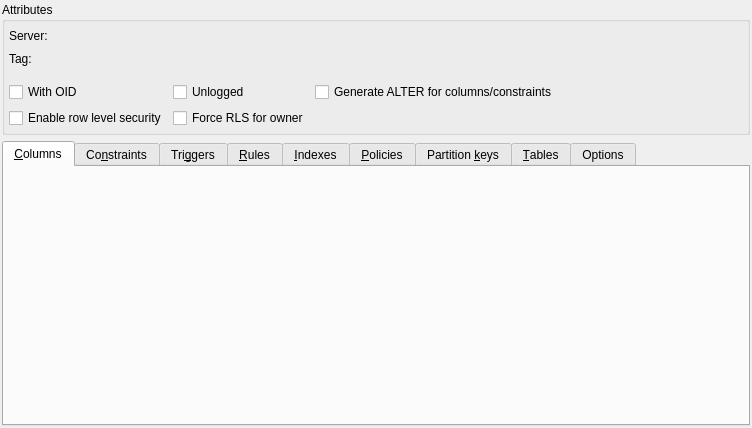
<?xml version="1.0" encoding="UTF-8"?>
<ui version="4.0">
 <class>TableWidget</class>
 <widget class="QWidget" name="TableWidget">
  <property name="geometry">
   <rect>
    <x>0</x>
    <y>0</y>
    <width>752</width>
    <height>428</height>
   </rect>
  </property>
  <property name="sizePolicy">
   <sizepolicy hsizetype="Preferred" vsizetype="Expanding">
    <horstretch>0</horstretch>
    <verstretch>0</verstretch>
   </sizepolicy>
  </property>
  <layout class="QGridLayout" name="table_grid">
   <property name="leftMargin">
    <number>2</number>
   </property>
   <property name="topMargin">
    <number>2</number>
   </property>
   <property name="rightMargin">
    <number>2</number>
   </property>
   <property name="bottomMargin">
    <number>2</number>
   </property>
   <property name="spacing">
    <number>6</number>
   </property>
   <item row="1" column="0" colspan="2">
    <widget class="QGroupBox" name="attributes_gb">
     <property name="title">
      <string>Attributes</string>
     </property>
     <layout class="QGridLayout" name="gridLayout_2">
      <property name="leftMargin">
       <number>4</number>
      </property>
      <property name="topMargin">
       <number>4</number>
      </property>
      <property name="rightMargin">
       <number>4</number>
      </property>
      <property name="bottomMargin">
       <number>4</number>
      </property>
      <item row="2" column="0" colspan="2">
       <layout class="QGridLayout" name="gridLayout">
        <property name="topMargin">
         <number>10</number>
        </property>
        <item row="0" column="1">
         <widget class="QCheckBox" name="unlogged_chk">
          <property name="sizePolicy">
           <sizepolicy hsizetype="Preferred" vsizetype="Fixed">
            <horstretch>0</horstretch>
            <verstretch>0</verstretch>
           </sizepolicy>
          </property>
          <property name="text">
           <string>Unlogged</string>
          </property>
         </widget>
        </item>
        <item row="0" column="0">
         <widget class="QCheckBox" name="with_oids_chk">
          <property name="sizePolicy">
           <sizepolicy hsizetype="Preferred" vsizetype="Fixed">
            <horstretch>0</horstretch>
            <verstretch>0</verstretch>
           </sizepolicy>
          </property>
          <property name="text">
           <string>With OID</string>
          </property>
          <property name="checked">
           <bool>false</bool>
          </property>
         </widget>
        </item>
        <item row="1" column="0">
         <widget class="QCheckBox" name="enable_rls_chk">
          <property name="sizePolicy">
           <sizepolicy hsizetype="Preferred" vsizetype="Fixed">
            <horstretch>0</horstretch>
            <verstretch>0</verstretch>
           </sizepolicy>
          </property>
          <property name="text">
           <string>Enable row level security</string>
          </property>
         </widget>
        </item>
        <item row="0" column="2">
         <widget class="QCheckBox" name="gen_alter_cmds_chk">
          <property name="sizePolicy">
           <sizepolicy hsizetype="Expanding" vsizetype="Fixed">
            <horstretch>0</horstretch>
            <verstretch>0</verstretch>
           </sizepolicy>
          </property>
          <property name="text">
           <string>Generate ALTER for columns/constraints</string>
          </property>
         </widget>
        </item>
        <item row="1" column="1">
         <widget class="QCheckBox" name="force_rls_chk">
          <property name="enabled">
           <bool>true</bool>
          </property>
          <property name="sizePolicy">
           <sizepolicy hsizetype="Preferred" vsizetype="Fixed">
            <horstretch>0</horstretch>
            <verstretch>0</verstretch>
           </sizepolicy>
          </property>
          <property name="text">
           <string>Force RLS for owner</string>
          </property>
         </widget>
        </item>
       </layout>
      </item>
      <item row="1" column="1">
       <widget class="QWidget" name="tag_sel_parent" native="true"/>
      </item>
      <item row="1" column="0">
       <widget class="QLabel" name="tag_lbl">
        <property name="sizePolicy">
         <sizepolicy hsizetype="Fixed" vsizetype="Preferred">
          <horstretch>0</horstretch>
          <verstretch>0</verstretch>
         </sizepolicy>
        </property>
        <property name="minimumSize">
         <size>
          <width>0</width>
          <height>0</height>
         </size>
        </property>
        <property name="text">
         <string>Tag:</string>
        </property>
       </widget>
      </item>
      <item row="0" column="0">
       <widget class="QLabel" name="server_lbl">
        <property name="sizePolicy">
         <sizepolicy hsizetype="Fixed" vsizetype="Preferred">
          <horstretch>0</horstretch>
          <verstretch>0</verstretch>
         </sizepolicy>
        </property>
        <property name="minimumSize">
         <size>
          <width>0</width>
          <height>0</height>
         </size>
        </property>
        <property name="text">
         <string>Server:</string>
        </property>
       </widget>
      </item>
      <item row="0" column="1">
       <widget class="QWidget" name="server_wgt" native="true">
        <property name="sizePolicy">
         <sizepolicy hsizetype="Preferred" vsizetype="Fixed">
          <horstretch>0</horstretch>
          <verstretch>0</verstretch>
         </sizepolicy>
        </property>
        <property name="minimumSize">
         <size>
          <width>0</width>
          <height>20</height>
         </size>
        </property>
       </widget>
      </item>
     </layout>
    </widget>
   </item>
   <item row="2" column="0" colspan="2">
    <widget class="QTabWidget" name="attributes_tbw">
     <property name="currentIndex">
      <number>0</number>
     </property>
     <widget class="QWidget" name="tab">
      <attribute name="title">
       <string>&amp;Columns</string>
      </attribute>
     </widget>
     <widget class="QWidget" name="tab_4">
      <attribute name="title">
       <string>Co&amp;nstraints</string>
      </attribute>
     </widget>
     <widget class="QWidget" name="tab_5">
      <attribute name="title">
       <string>Tri&amp;ggers</string>
      </attribute>
     </widget>
     <widget class="QWidget" name="tab_6">
      <attribute name="title">
       <string>&amp;Rules</string>
      </attribute>
     </widget>
     <widget class="QWidget" name="tab_3">
      <attribute name="title">
       <string>&amp;Indexes</string>
      </attribute>
     </widget>
     <widget class="QWidget" name="tab_7">
      <attribute name="title">
       <string>&amp;Policies</string>
      </attribute>
     </widget>
     <widget class="QWidget" name="tab_8">
      <attribute name="title">
       <string>Partition &amp;keys</string>
      </attribute>
      <layout class="QGridLayout" name="partitioning_grid">
       <property name="leftMargin">
        <number>4</number>
       </property>
       <property name="topMargin">
        <number>4</number>
       </property>
       <property name="rightMargin">
        <number>4</number>
       </property>
       <property name="bottomMargin">
        <number>4</number>
       </property>
       <item row="0" column="0">
        <widget class="QLabel" name="partitioning_type_lbl">
         <property name="sizePolicy">
          <sizepolicy hsizetype="Fixed" vsizetype="Preferred">
           <horstretch>0</horstretch>
           <verstretch>0</verstretch>
          </sizepolicy>
         </property>
         <property name="text">
          <string>Partitioning:</string>
         </property>
        </widget>
       </item>
       <item row="0" column="1">
        <layout class="QHBoxLayout" name="horizontalLayout">
         <item>
          <widget class="QComboBox" name="partitioning_type_cmb">
           <property name="minimumSize">
            <size>
             <width>150</width>
             <height>0</height>
            </size>
           </property>
          </widget>
         </item>
         <item>
          <spacer name="horizontalSpacer">
           <property name="orientation">
            <enum>Qt::Horizontal</enum>
           </property>
           <property name="sizeHint" stdset="0">
            <size>
             <width>40</width>
             <height>20</height>
            </size>
           </property>
          </spacer>
         </item>
        </layout>
       </item>
      </layout>
     </widget>
     <widget class="QWidget" name="tab_2">
      <attribute name="title">
       <string>&amp;Tables</string>
      </attribute>
     </widget>
     <widget class="QWidget" name="tab_9">
      <attribute name="title">
       <string>Options</string>
      </attribute>
     </widget>
    </widget>
   </item>
  </layout>
 </widget>
 <resources/>
 <connections/>
</ui>
